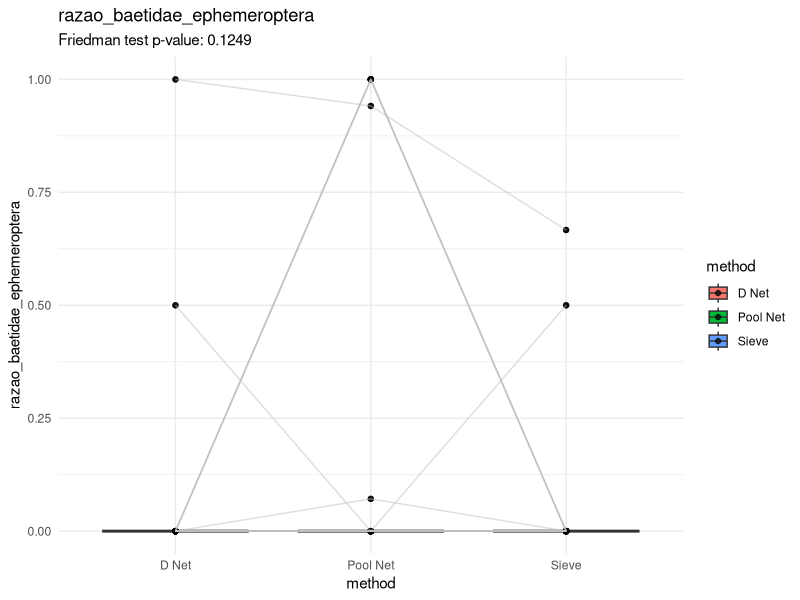
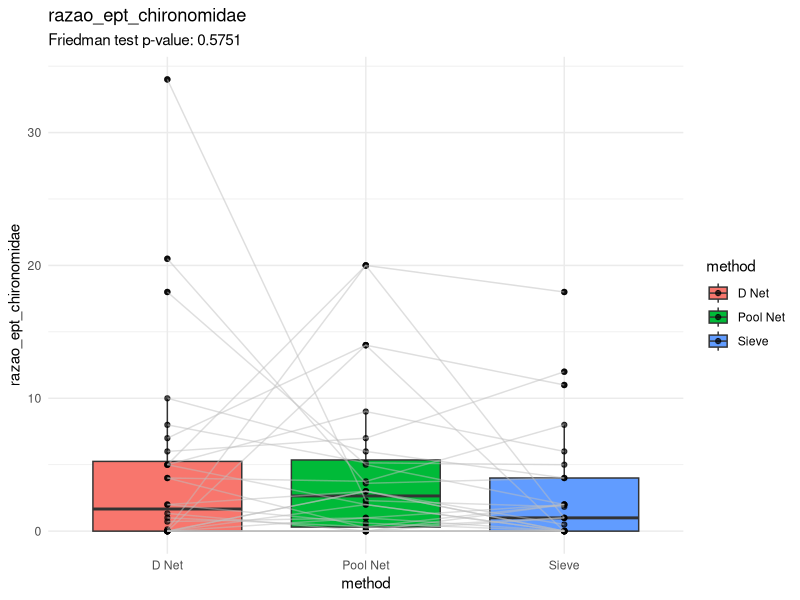
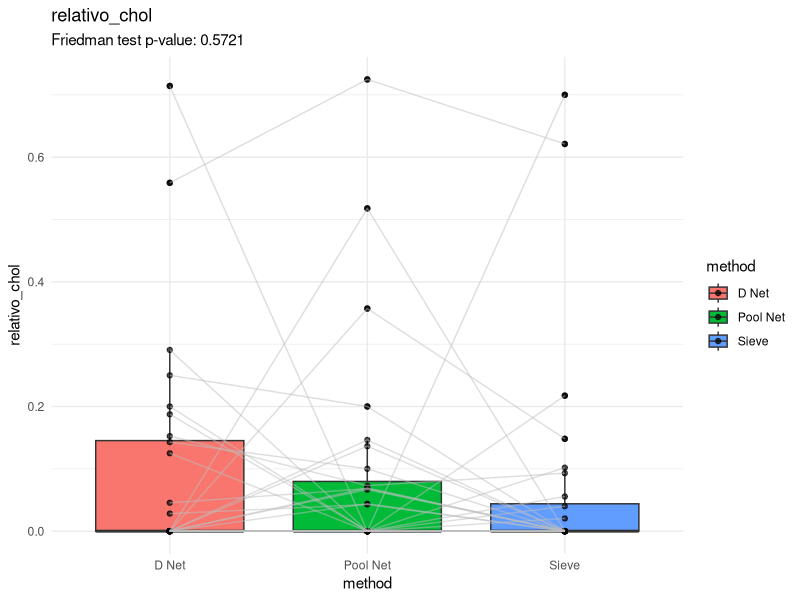
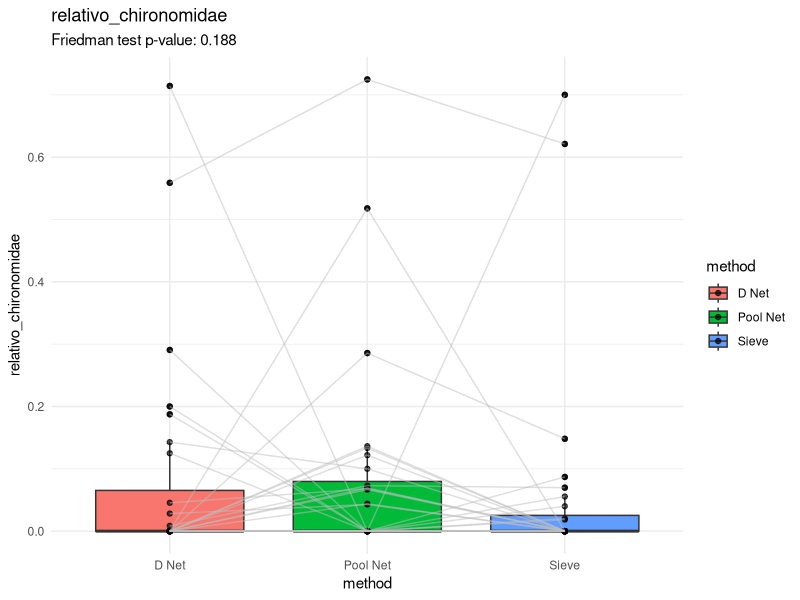
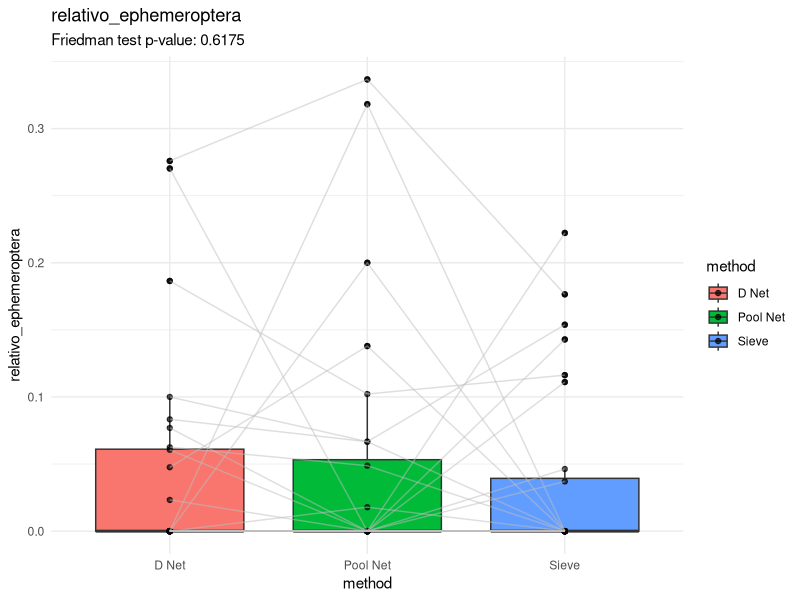
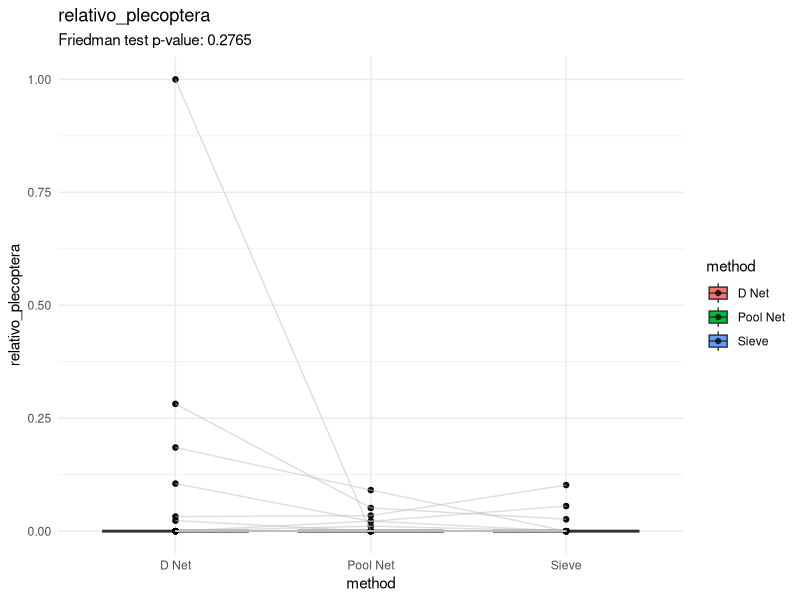
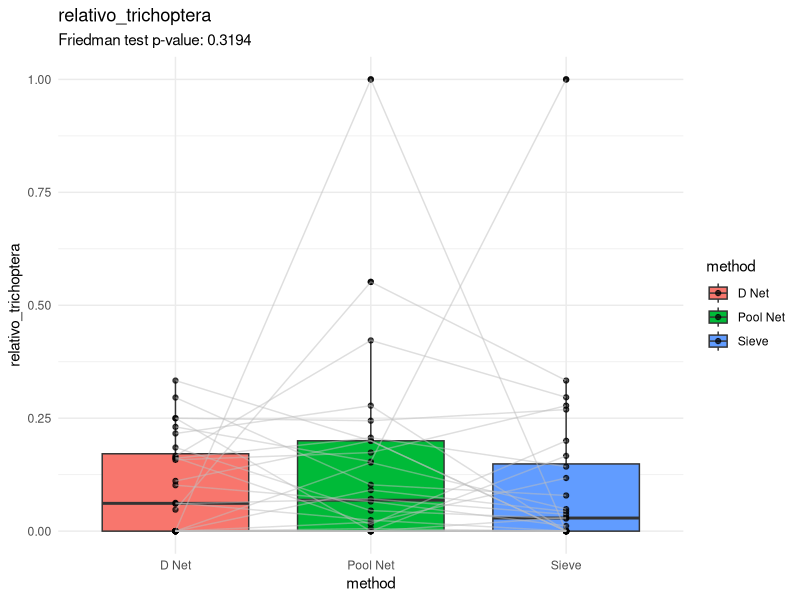
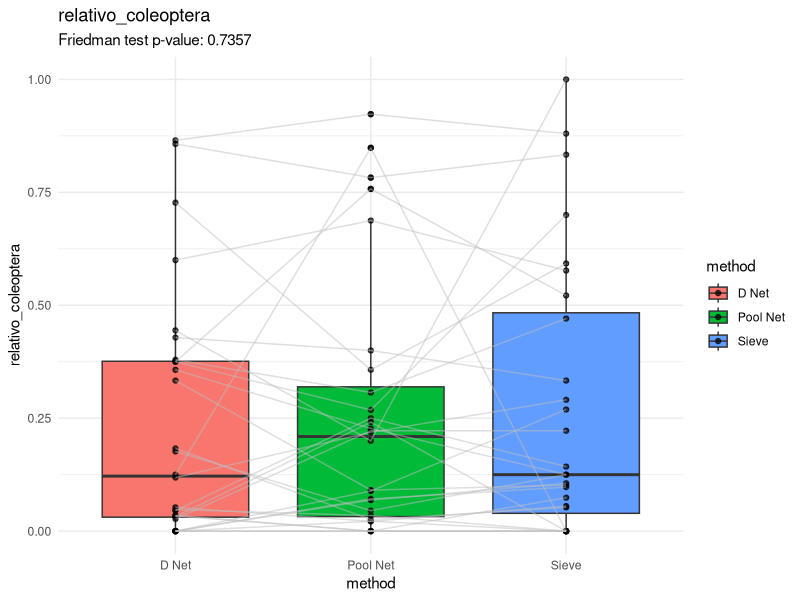

The R source for these figures, in order: (Note: this script raises an error after producing the figures.)
library(tidyverse)

################################## Configurações ###############################
set.seed(1994)
metodos_de_amostragem <- c("D Net", "Pool Net", "Sieve")



if (length(metodos_de_amostragem) == 3) {
  pasta_figuras <- "figuras/redes/comparacao_3_redes/"
  pasta_tabelas <- "tabelas/redes/3_redes/"
} else if (length(metodos_de_amostragem) == 2) {
  pasta_figuras <- "figuras/redes/comparacao_2_redes/"
  pasta_tabelas <- "tabelas/redes/2_redes/"
} else {
  pasta_figuras <- "figuras/redes/rede_unica/"
  pasta_tabelas <- "tabelas/redes/rede_unica/"
}

# Pastas de figuras
if (!dir.exists(pasta_figuras)) {
  dir.create(pasta_figuras, recursive = TRUE)
}

# Pasta de tabelas
if (!dir.exists(pasta_tabelas)) {
  dir.create(pasta_tabelas, recursive = TRUE)
}

################################## Carregar dados ##############################
indices_df_raw <- read_csv("dados/processado/matriz_indices_imaturos_piata.csv")

############################## Pre-processamento ###############################
vetor_respostas <- indices_df_raw %>%
  select(-(campanha:method)) %>%
  names()

indices_df <- indices_df_raw %>%
  filter(method %in% metodos_de_amostragem) %>%
  mutate("coluna_id" = paste0(rio, "_", locality_name, "_", campanha)) #%>%
  #filter(!coletor_recolhedor_proporcao > 0.4)

################################ Processamento #################################
list_of_plots <- list()
i <- "aspt"
for (i in vetor_respostas) {
  print(paste("Analisando redes para índice:", i))
  
  # Remover outliers apenas no caso de coletor recolhedor
  if (i == "coletor_recolhedor_proporcao") {
    indices_df <- indices_df %>%
      filter(!coletor_recolhedor_proporcao > 0.4)
  }
  
  dados_filtrados <- indices_df %>%
    select(coluna_id, method, i) %>%
    pivot_wider(names_from = method, values_from = i) %>%
    filter(if_all(c(`D Net`, `Pool Net`, `Sieve`), is.finite))
  
  dados_filtrados_long <- dados_filtrados %>%
    pivot_longer(
      cols = c("D Net", "Pool Net", "Sieve"),
      names_to = "method",
      values_to = i
    )

  # Friedman test
  friedman_test_result <- friedman.test(
    as.formula(paste(i, "~ method | coluna_id")),
    data = dados_filtrados_long
  )


  plot <- ggplot(
    dados_filtrados_long,
    aes(x = method, y = !!sym(i), fill = method)
  ) +
    theme_minimal() +
    geom_boxplot() +
    geom_point(alpha = 0.7) +
    geom_line(aes(group = coluna_id), color = "gray", alpha = 0.5) +
    labs(
      title = i,
      subtitle = paste0(
        "Friedman test p-value: ", round(friedman_test_result$p.value, 4)
      )
    ) 
  
  ggsave(
    filename = paste0(pasta_figuras, i, ".png"),
    plot = plot,
    width = 8,
    height = 6
  )

}

################################### Post roc ###################################

for (i in vetor_respostas) {
  print(paste("Analisando redes (post-hoc) para índice:", i))

  if (i == "coletor_recolhedor_proporcao") {
    indices_df <- indices_df %>%
      filter(!coletor_recolhedor_proporcao > 0.4)
  }
  
  dados_filtrados <- indices_df %>%
    select(coluna_id, method, i) %>%
    pivot_wider(names_from = method, values_from = i)
  
  dados_filtrados_long <- dados_filtrados %>%
    pivot_longer(
      cols = c("D Net", "Pool Net", "Sieve"),
      names_to = "method",
      values_to = i
    )
  
  tabela_post_hoc <- pairwise.wilcox.test(
    dados_filtrados_long[[i]],
    dados_filtrados_long$method,
    p.adjust.method = "bonferroni",
    paired = TRUE
  )
  write_csv(
    as.data.frame(tabela_post_hoc$p.value) %>%
      rownames_to_column(var = "method1"),
    paste0(pasta_tabelas,  "wilxox_matrix_", i, ".csv")
  )
}
